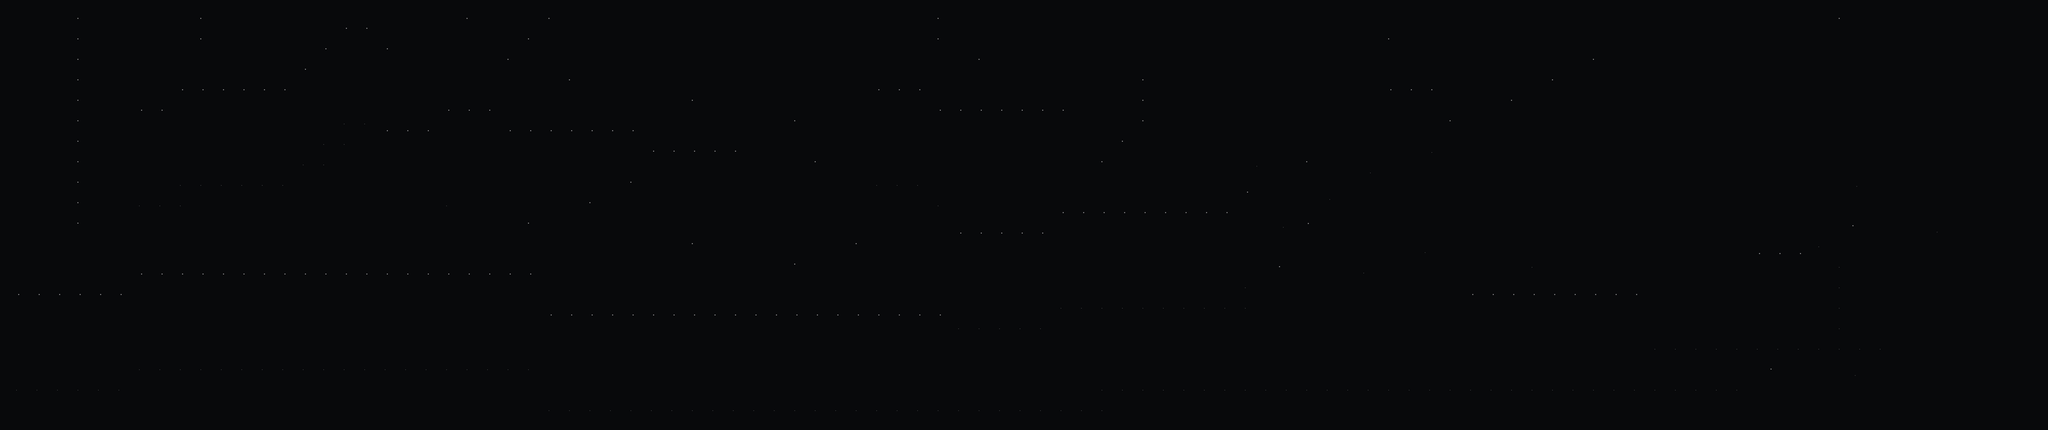

Rendered tile map (Tiled .tmx) drawn with the repository's tilesets; below, a short description and the full map source, tile grids included:
An orthogonal 100x21 tile map with 64x64 px tiles, 1 tile layer (Capa de patrones 1).

<map version="1.2" tiledversion="1.3.0" orientation="orthogonal" renderorder="right-down" compressionlevel="-1" width="100" height="21" tilewidth="64" tileheight="64" infinite="0" nextlayerid="2" nextobjectid="1">
 <tileset firstgid="1" source="background.tsx" />
 <layer id="1" name="Capa de patrones 1" width="100" height="21">
  <data encoding="csv">
1,2,3,4,5,6,1,2,3,4,5,6,7,8,16,1,9,9,1,1,2,3,4,1,2,3,4,5,6,7,8,8,16,16,24,24,24,24,24,24,24,24,1,2,3,4,5,6,7,8,16,16,16,16,16,16,16,16,16,16,16,16,16,16,16,8,8,5,6,7,8,8,8,8,8,8,16,16,16,24,24,24,24,24,24,24,24,16,8,4,5,6,7,8,8,8,8,16,16,16,
1,2,3,4,5,6,1,2,3,4,5,6,7,8,1,9,17,17,9,1,2,3,1,2,3,4,5,6,7,8,8,16,24,24,32,32,32,32,32,32,32,32,1,2,3,4,5,6,7,8,24,24,24,24,24,24,24,24,24,24,24,24,24,24,24,16,16,4,5,6,7,8,16,16,16,16,24,24,24,32,32,32,32,32,32,32,32,24,16,8,8,8,8,16,16,16,16,24,24,24,
1,2,3,4,5,6,1,2,1,1,1,1,1,1,9,17,25,25,17,1,2,1,2,3,4,5,6,7,8,8,16,24,32,32,40,40,40,40,40,40,40,40,1,1,1,2,3,4,5,6,7,8,32,32,32,32,32,32,32,32,32,32,32,32,32,24,24,1,1,1,1,1,1,1,1,2,3,4,5,6,7,8,8,40,40,40,40,32,24,16,16,16,16,24,24,24,24,32,32,32,
1,2,3,4,5,6,1,1,9,9,9,9,9,9,17,25,33,33,25,1,2,1,1,1,1,2,3,4,5,6,7,8,40,40,48,48,48,48,48,48,48,48,9,9,9,1,1,1,1,1,1,1,1,2,3,4,5,6,7,8,40,40,40,40,40,32,32,9,9,9,9,9,1,2,3,4,5,6,7,8,8,8,16,48,48,48,48,40,32,24,24,24,24,32,32,32,32,40,40,40,
1,2,3,4,5,6,9,9,17,17,17,17,17,17,25,33,41,41,1,1,1,9,9,9,1,1,1,1,1,1,1,2,3,4,5,6,7,8,56,56,56,56,17,17,17,9,9,9,9,9,9,9,1,2,3,4,5,6,7,8,48,48,48,48,48,40,40,17,17,17,1,2,3,4,5,6,7,8,8,8,16,16,24,56,56,56,56,48,40,32,32,32,32,40,40,40,40,48,48,48,
1,2,3,4,5,6,17,17,25,25,25,25,25,25,33,41,49,49,9,9,9,17,17,17,9,9,9,9,9,9,9,1,1,1,1,1,2,3,4,5,6,7,25,25,25,17,17,17,17,17,17,17,1,2,3,4,5,6,7,8,56,56,56,56,56,48,48,8,2,3,4,5,6,7,8,8,8,8,16,16,24,24,32,64,64,64,64,56,48,40,40,40,40,48,48,48,48,56,56,56,
1,2,3,4,5,6,25,25,33,33,33,33,33,33,41,49,57,57,17,17,17,25,25,25,17,17,17,17,17,17,17,9,9,9,9,9,1,1,1,1,2,3,33,33,33,25,25,25,25,25,25,1,2,3,4,5,6,7,8,8,64,64,64,64,64,56,56,16,8,7,8,8,8,8,16,16,16,16,24,24,32,32,40,60,61,62,63,64,56,48,48,48,48,56,56,56,56,64,64,64,
1,2,3,4,5,6,33,33,41,41,41,41,41,41,49,57,57,58,25,25,25,33,33,33,25,25,25,25,25,25,25,17,17,17,17,17,1,2,3,4,5,6,41,41,41,33,33,33,33,33,1,2,3,4,5,6,7,8,8,16,1,2,3,4,5,6,7,8,16,15,16,16,16,16,24,24,24,24,32,32,40,40,48,59,60,61,62,63,64,56,56,56,56,64,64,64,64,62,63,64,
1,2,3,4,5,6,41,41,49,49,49,49,49,49,57,57,58,59,33,33,33,41,41,41,33,33,33,1,2,3,4,5,6,7,8,8,8,8,8,8,8,8,49,49,49,41,41,41,1,2,3,1,1,1,1,1,1,1,1,1,9,10,11,12,13,14,15,16,24,23,24,24,24,24,32,32,32,32,40,40,48,48,56,59,60,61,62,63,64,64,64,64,64,58,59,60,61,62,63,64,
1,2,3,4,5,6,49,49,57,57,57,57,57,57,58,59,60,61,41,41,41,49,49,49,41,1,2,3,4,5,6,7,8,8,8,16,16,16,16,16,16,16,57,57,57,49,1,1,1,1,1,9,9,9,9,9,9,9,9,9,17,18,19,20,21,22,23,24,32,31,32,32,32,32,40,40,40,40,48,48,56,56,64,40,40,48,48,64,64,34,35,36,37,38,39,40,40,8,24,48,
1,2,3,4,5,6,57,57,57,58,59,60,61,62,63,64,63,64,49,49,49,57,1,2,3,4,5,6,7,8,8,8,16,1,1,1,1,1,1,1,1,1,1,1,1,57,9,9,9,9,9,17,17,17,17,17,17,17,17,17,25,26,27,28,29,30,31,32,40,39,40,40,40,40,48,48,48,48,56,56,64,64,40,48,48,56,56,1,41,42,43,44,45,46,47,48,48,16,32,56,
9,1,2,1,1,1,1,1,1,1,1,1,1,1,1,1,1,1,1,1,1,1,1,1,1,1,1,1,1,1,1,2,3,4,5,6,7,8,1,2,3,4,5,6,7,8,17,17,17,17,17,25,25,25,25,25,25,25,25,25,33,34,35,36,37,38,39,40,48,47,48,48,48,48,56,56,56,56,64,64,63,64,48,56,56,64,64,9,49,50,51,52,53,54,55,56,56,24,40,64,
1,1,1,1,1,1,9,9,9,9,9,9,9,9,9,9,9,9,9,9,9,9,9,9,9,9,9,9,9,9,9,1,1,1,1,1,2,3,4,5,6,7,8,8,8,16,25,25,25,25,25,33,33,33,33,33,33,33,33,33,41,42,43,44,45,46,47,48,56,55,56,56,56,56,64,64,64,64,61,62,63,64,56,64,64,17,17,17,57,58,59,60,61,62,63,64,64,32,48,64,
9,9,9,9,9,9,17,17,17,17,17,17,17,17,17,17,17,17,17,17,17,17,17,17,17,17,1,1,1,1,1,1,1,1,1,1,1,1,1,1,1,1,1,1,1,1,33,33,33,33,33,41,41,41,41,41,41,41,41,41,49,50,51,52,53,54,55,56,64,63,64,64,64,64,57,58,59,60,61,62,63,64,64,25,25,25,25,25,25,57,58,59,60,61,62,63,64,40,56,64,
17,17,17,17,17,17,25,25,25,25,25,25,25,25,25,25,25,25,25,25,25,25,25,25,25,25,9,9,9,9,9,9,9,9,9,9,9,9,9,9,9,9,9,9,9,9,41,41,41,41,41,49,49,49,49,49,49,49,49,49,57,58,59,60,61,62,63,64,62,63,64,17,17,17,17,17,17,17,17,17,33,33,33,33,33,33,33,33,33,57,58,59,60,61,62,63,64,48,64,64,
25,25,25,25,25,25,33,33,33,33,33,33,33,33,33,33,33,33,33,33,33,33,33,33,33,33,17,17,17,17,17,17,17,17,17,17,17,17,17,17,17,17,17,17,17,17,49,49,49,49,49,57,57,57,57,57,57,57,57,57,57,58,59,60,61,62,63,64,25,25,25,25,25,25,25,25,25,25,25,25,41,41,41,41,41,41,41,41,41,57,58,59,60,61,62,63,64,56,63,64,
33,33,33,33,33,33,41,41,41,41,41,41,41,41,41,41,41,41,41,41,41,41,41,41,41,41,25,25,25,25,25,25,25,25,25,25,25,25,25,25,25,25,25,25,25,25,57,57,57,57,57,58,59,60,61,62,63,64,33,33,33,33,33,33,33,33,33,33,33,33,33,33,33,33,33,33,33,33,33,33,49,49,49,49,49,49,49,49,49,57,58,59,60,61,62,63,64,64,63,64,
41,41,41,41,41,41,49,49,49,49,49,49,49,49,49,49,49,49,49,49,49,49,49,49,49,49,33,33,33,33,33,33,33,33,33,33,33,33,33,33,33,33,33,33,33,33,33,33,33,33,33,33,33,41,41,41,41,41,41,41,41,41,41,41,41,41,41,41,41,41,41,41,41,41,41,41,41,41,41,41,57,57,57,57,57,57,57,57,57,57,57,57,58,59,60,61,62,63,64,40,
49,49,49,49,49,49,57,57,57,57,57,57,57,57,57,57,57,57,57,57,57,57,57,57,57,57,41,41,41,41,41,41,41,41,41,41,41,41,41,41,41,41,41,41,41,41,41,41,41,41,41,41,41,49,49,49,49,49,49,49,49,49,49,49,49,49,49,49,49,49,49,49,49,49,49,49,49,49,49,49,49,49,49,49,49,50,51,52,53,54,55,56,48,48,48,48,48,48,48,48,
57,57,57,57,57,57,58,59,60,61,62,63,64,56,56,56,56,56,56,56,56,56,56,56,56,56,49,49,49,49,49,49,49,49,49,49,49,49,49,49,49,49,49,49,49,49,49,49,49,49,49,49,49,57,57,57,57,57,57,57,57,57,57,57,57,57,57,57,57,57,57,57,57,57,57,57,57,57,57,57,57,57,57,57,57,58,59,60,61,62,63,64,56,56,56,56,56,56,56,56,
64,64,64,64,64,64,64,64,64,64,64,64,64,64,64,64,64,64,64,64,64,64,64,64,64,64,57,57,57,57,57,57,57,57,57,57,57,57,57,57,57,57,57,57,57,57,57,57,57,57,57,57,57,57,58,59,60,61,62,63,64,64,64,64,64,64,64,64,64,64,64,64,64,64,64,64,64,64,64,64,64,64,64,64,64,64,64,64,64,64,64,64,64,64,64,64,64,64,64,64
</data>
 </layer>
</map>
